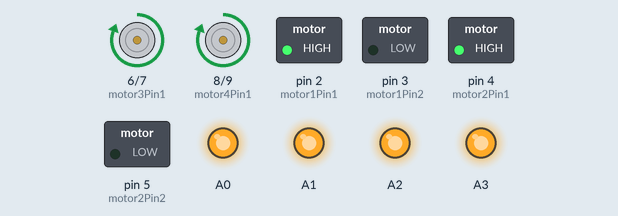
Recording of a sketch running on a simulated Arduino Uno, built with avr-gcc and run on an emulated ATmega328P. On the bench: motor-driver pin pairs drawn as motors (green arrow = first pin HIGH = forward, orange = second pin HIGH = backward, longer = more drive), switched loads named in the sketch (green lamp = pin HIGH), output pins drawn as LEDs (lit = HIGH).

Above: at 2.5 s.
At 7.5 s:
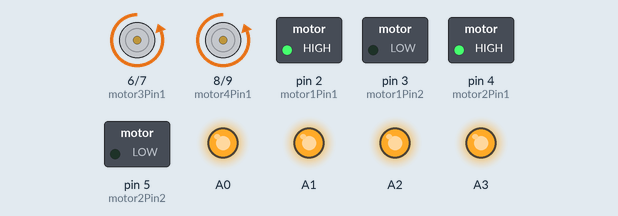
Timing chart, 0 to 11.5 s (numbered marks = the images above):
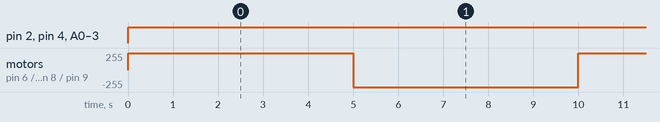

The sketch:

sketch_mar29a.ino
```cpp
// Define motor pins
int motor1Pin1 = 2;
int motor1Pin2 = 3;
int motor2Pin1 = 4;
int motor2Pin2 = 5;
int motor3Pin1 = 6;
int motor3Pin2 = 7;
int motor4Pin1 = 8;
int motor4Pin2 = 9;

void setup() {
  // Set all the motor pins as outputs
  pinMode(motor1Pin1, OUTPUT);
  pinMode(motor1Pin2, OUTPUT);
  pinMode(motor2Pin1, OUTPUT);
  pinMode(motor2Pin2, OUTPUT);
  pinMode(motor3Pin1, OUTPUT);
  pinMode(motor3Pin2, OUTPUT);
  pinMode(motor4Pin1, OUTPUT);
  pinMode(motor4Pin2, OUTPUT);
  pinMode(A0, OUTPUT);
  pinMode(A1, OUTPUT);
  pinMode(A2, OUTPUT);
  pinMode(A3, OUTPUT);
}

void loop() {
  // Move forward
  moveForward();
  delay(5000);
  // Move backward
  //moveBackward();
  //delay(5000);
  // Turn right
  //turnRight();
  //delay(5000);
  // Turn left
  turnLeft();
  delay(5000);

}

void moveForward() {
  digitalWrite(motor1Pin1, HIGH);
  digitalWrite(motor1Pin2, LOW);


  digitalWrite(motor2Pin1, HIGH);
  digitalWrite(motor2Pin2, LOW);

  digitalWrite(motor3Pin1, HIGH);
  digitalWrite(motor3Pin2, LOW);

  digitalWrite(motor4Pin1, HIGH);
  digitalWrite(motor4Pin2, LOW);
  analogWrite(A0, 255 );
  analogWrite(A1, 255 );
  analogWrite(A2, 255 );
  analogWrite(A3, 255 );
}

void moveBackward() {
  digitalWrite(motor1Pin1, LOW);
  digitalWrite(motor1Pin2, HIGH);

  digitalWrite(motor2Pin1, LOW);
  digitalWrite(motor2Pin2, HIGH);

  digitalWrite(motor3Pin1, LOW);
  digitalWrite(motor3Pin2, HIGH);

  digitalWrite(motor4Pin1, LOW);
  digitalWrite(motor4Pin2, HIGH);
}

void turnLeft() {
   digitalWrite(motor1Pin1, HIGH);
   digitalWrite(motor1Pin2,LOW);
   digitalWrite(motor2Pin1,HIGH);
   digitalWrite(motor2Pin2,LOW);
   digitalWrite(motor3Pin1,LOW);
   digitalWrite(motor3Pin2,HIGH);
   digitalWrite(motor4Pin1,LOW);
   digitalWrite(motor4Pin2,HIGH);
   analogWrite(A0, 255 );
  analogWrite(A1, 255 );
  analogWrite(A2, 255 );
  analogWrite(A3, 255 );
}

void turnRight() {
   digitalWrite(motor1Pin1,HIGH);
   digitalWrite(motor1Pin2,LOW);
   digitalWrite(motor2Pin1,LOW);
   digitalWrite(motor2Pin2,HIGH);
   digitalWrite(motor3Pin1,LOW);
   digitalWrite(motor3Pin2,HIGH);
   digitalWrite(motor4Pin1,HIGH);
   digitalWrite(motor4Pin2,LOW);
}
```

Measured:
- by itself, pin 2 (motor1Pin1), pin 4 (motor2Pin1), A0–3: LOW → HIGH at 0.00 s
- by itself, motor on pin 6 (motor3Pin1) / pin 7 (motor3Pin2), motor on pin 8 (motor4Pin1) / pin 9 (motor4Pin2): alternates forward 255/255 for 5.0 s and backward 255/255 for 5.0 s
